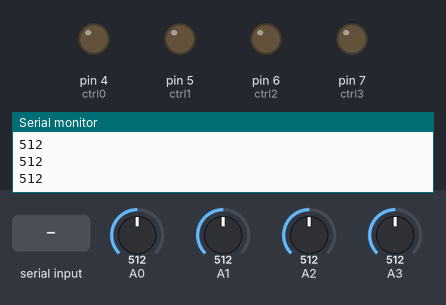
The sketch below on a simulated Arduino Uno, built with avr-gcc and run on an emulated ATmega328P. Shown: output pins drawn as LEDs (lit = HIGH), the last lines printed to the serial monitor. Inputs (shaded band) come from the test bench; at power-on: A0 = 512, A1 = 512, A2 = 512, A3 = 512.

Above: at 2.8 s.
2.9 s: byte 30 received over Serial
At 4.4 s:
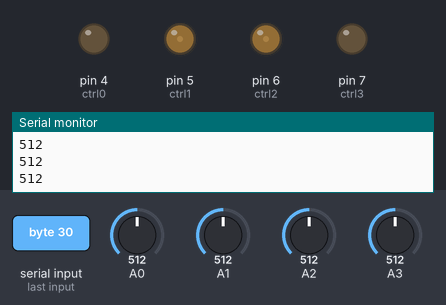
5.5 s: byte 90 received over Serial
At 6.7 s:
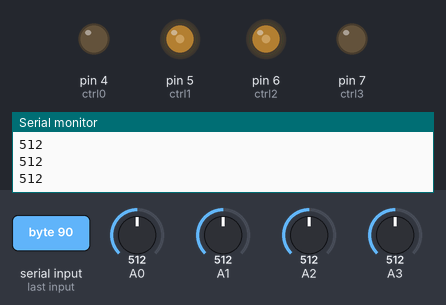
Timing chart, 0 to 8.5 s (numbered marks = the images above; inputs shaded):
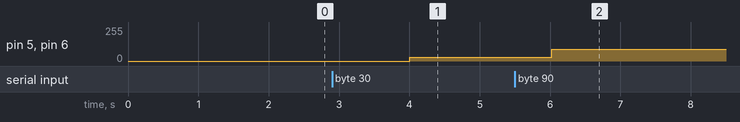

Measured:
- after the input at 2.9 s, pin 5 (ctrl1), pin 6 (ctrl2): 0/255 → 30/255 after 1.1 s
- after the input at 5.5 s, pin 5 (ctrl1), pin 6 (ctrl2): 30/255 → 90/255 after 0.52 s

The sketch:

arduino_test_temperature_send_it_to_app.ino
```cpp
/*

 作用:使用arduino模拟口测量室内温度

*/
void setup() {
  Serial.begin(9600);         //使用9600速率进行串口通讯
   Serial.println("I have ready");        //
}

void loop() {

  int n0 = analogRead(A0);    //读取A0口的电压值
  int n1 = analogRead(A1);    //读取A1口的电压值
   int n2 = analogRead(A2);    //读取A2口的电压值
   int n3 = analogRead(A3);    //读取A3口的电压值
  float vol = n0 * (5.0 / 1023.0*100);   //使用浮点数存储温度数据，温度数据由电压值换算得到

  Serial.println(vol);                   //串口输出温度数据
 Serial.println(n1);                   //串口输出n1
  Serial.println(n2);                   //串口输出n2
   Serial.println(n3);                   //串口输出n3
  delay(2000);                           //等待2秒，控制刷新速度


  if(Serial.available() > 0)            //判断串口缓冲器是否有数据载入
  {
    int value;
    int ctrl0=4;                                //控制模拟4口的输出
    int ctrl1=5;                                //控制模拟5口的输出
    int ctrl2=6;                                //控制模拟6口的输出
    int ctrl3=7;                                //控制模拟7口的输出
  value = Serial.read();                      //读取串口数据
  analogWrite(ctrl0,value);
   analogWrite(ctrl1,value);
    analogWrite(ctrl2,value);
     analogWrite(ctrl3,value);
  Serial.println("OK! You have sended a message!Your english is very bad!!!!");
  delay(10);
  }
}
```
